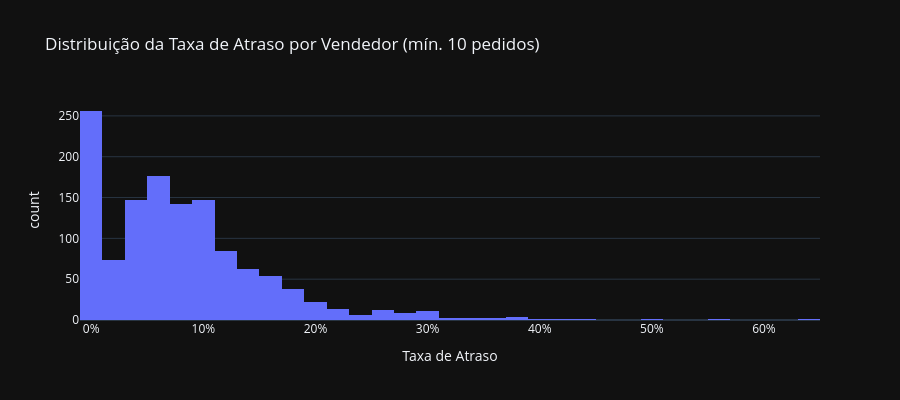

The cell this chart's notebook holds for it:
### Markdown cell above
## 3. Distribuição da Taxa de Atraso por Vendedor

### Code cell
fig = px.histogram(
    seller_metrics[seller_metrics["total_orders"] >= 10],
    x="delay_rate",
    nbins=50,
    color_discrete_sequence=["#636EFA"],
    labels={"delay_rate": "Taxa de Atraso", "count": "Qtd Vendedores"},
    title="Distribuição da Taxa de Atraso por Vendedor (mín. 10 pedidos)",
    template="plotly_dark",
    height=400,
)
fig.update_layout(xaxis_tickformat=".0%")
fig.show()

### Figure 1 — Plotly figure (JSON) as saved in the notebook; plotly's stock layout.template omitted (floating-point values rounded to 4 significant figures; data arrays with more than 128 entries replaced by an {"elided": "..."} marker saying what was removed)
{"data": [{"bingroup": "x", "hovertemplate": "Taxa de Atraso=%{x}<br>count=%{y}<extra></extra>", "legendgroup": "", "marker": {"color": "#636EFA", "pattern": {"shape": ""}}, "name": "", "nbinsx": 50, "orientation": "v", "showlegend": false, "type": "histogram", "x": {"elided": "1271 float values"}, "xaxis": "x", "yaxis": "y"}], "layout": {"barmode": "relative", "height": 400, "legend": {"tracegroupgap": 0}, "title": {"text": "Distribuição da Taxa de Atraso por Vendedor (mín. 10 pedidos)"}, "xaxis": {"anchor": "y", "domain": [0.0, 1.0], "tickformat": ".0%", "title": {"text": "Taxa de Atraso"}}, "yaxis": {"anchor": "x", "domain": [0.0, 1.0], "title": {"text": "count"}}}}
